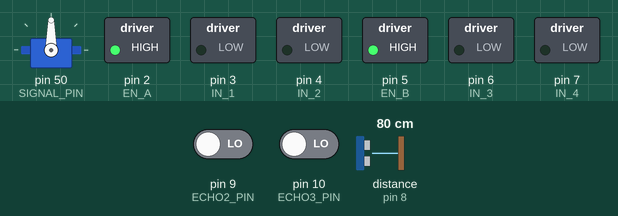
Simulated run of this sketch. Board: Arduino Mega 2560, built with avr-gcc and run on an emulated ATmega2560. Parts: servo, switched loads named in the sketch (green lamp = pin HIGH). The inputs (shaded band) are chosen by the test bench; at power-on: pin 9 (ECHO2_PIN) LOW, pin 10 (ECHO3_PIN) LOW, distance to the obstacle (sensor on pin 8) 80 cm. The echo pulse lasts 58.3 µs per cm; pins used as bus, display or sensor lines are not drawn.

Above: at 0.1 s.
At 4.2 s:
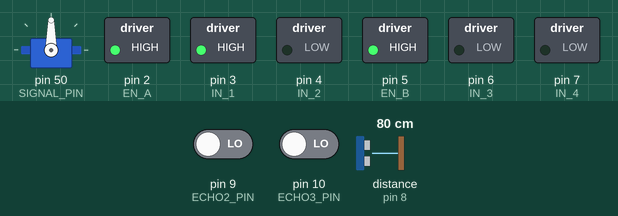
At 6.2 s:
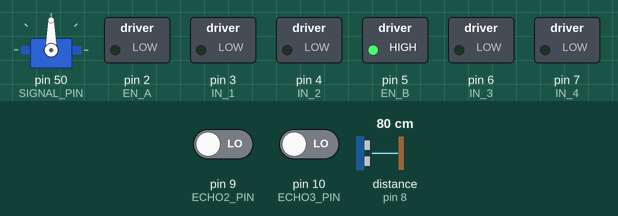
Timing chart, 0 to 7.7 s (numbered marks = the images above):
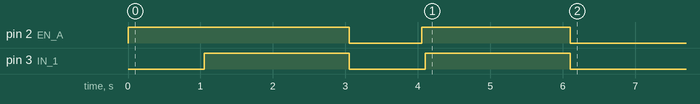

The sketch:

ARM.ino
```cpp
#include "src/Actuator/actuator.h"
#include "src/Ultrasonic/ultrasonic.h"
#include "src/Motor/motor.h"
#include <Servo.h>

  // Ultrasonic Sensor Pins
  const int TRIG1_PIN = 40; //top left from behind actuator
  const int ECHO1_PIN = 8;
  const int TRIG2_PIN = 42; //top right
  const int ECHO2_PIN = 9;
  const int TRIG3_PIN = 44; //bottom left
  const int ECHO3_PIN = 10;
  const int TRIG4_PIN = 46; //bottom right
  const int ECHO4_PIN = 11;
  const int TRIG5_PIN = 48; //winch distance
  const int ECHO5_PIN = 12;

  // Linear Actuator Pins
  const int EN_A = 2;
  const int IN_1 = 3;
  const int IN_2 = 4;
  const int EN_B = 5;
  const int IN_3 = 6;
  const int IN_4 = 7;

  // Motor Pins for Winch
  const int EN_C = 8;
  const int IN_5 = 9;
  const int IN_6 = 10;

  // Servo Pins
  const int SIGNAL_PIN = 50;

  // Objects
  Actuator actuator1(EN_A, IN_1, IN_2); //vertical
  Actuator actuator2(EN_B, IN_3, IN_4); //horizontal
  Ultrasonic sensor1 (TRIG1_PIN,ECHO1_PIN); //top left from behind actuator
  Ultrasonic sensor2 (TRIG2_PIN, ECHO2_PIN); //top right
  Ultrasonic sensor3 (TRIG3_PIN, ECHO3_PIN); //bottom left
  Ultrasonic sensor4 (TRIG4_PIN, ECHO4_PIN); //bottom right
  Ultrasonic sensor5 (TRIG5_PIN, ECHO5_PIN); //winch distance
  Motor motor(EN_C, IN_5, IN_6);
  Servo servo;

  // Variables
  int pos;
  int distance1;
  int distance2;
  int distance3;
  int distance4;
  int distance5;
  const double WINCH_DISTANCE_LEFT; //need to get this value
  const double WINCH_DISTANCE_RIGHT; //need to get this value

void setup() {

  pinMode (TRIG1_PIN, OUTPUT);
  pinMode (ECHO1_PIN, INPUT);
  pinMode (EN_A, OUTPUT);
  pinMode (IN_1, OUTPUT);
  pinMode (IN_2, OUTPUT);
  pinMode (EN_B, OUTPUT);
  pinMode (IN_3, OUTPUT);
  pinMode (IN_4, OUTPUT);
  digitalWrite (IN_1, LOW);
  digitalWrite (IN_2, LOW);
  digitalWrite (IN_3, LOW);
  digitalWrite (IN_4, LOW);
  digitalWrite (EN_A, HIGH);
  digitalWrite (EN_B, HIGH);
  servo.attach(SIGNAL_PIN);
  Serial.begin(9600);
}

void loop() {

  motor.moveRight();
  if(distance5==WINCH_DISTANCE_RIGHT)
  {
    motor.stop();
    actuator1.contract();
    delay(2000);
    actuator1.stop();
  }
  motor.moveLeft();
  if(distance5==WINCH_DISTANCE_LEFT)
  {
    motor.stop();
    actuator1.contract();
    delay(2000);
    actuator1.stop();
  }

  distance1 = sensor1.readDistance();
  distance2 = sensor2.readDistance();
  distance3 = sensor3.readDistance();
  distance4 = sensor4.readDistance();
  distance5 = sensor5.readDistance();

  if(distance2>(distance1*1.5))
  {
    motor.moveRight();
    if(distance1==(distance2+5) && distance1==(distance2-5))
    {
      motor.stop();
    }
    if(distance4>(distance2*1.5))
    {
      actuator1.contract();
    }
    if(distance2>(distance4*1.5))
    {
      actuator1.extend();
    }
    if(distance2==(distance4+5) && distance2==(distance4-5))
    {
      motor.stop();
      actuator2.extend();
      //stops extending after a certain delay
      for (pos = 0; pos<=90; pos++)
      {
        servo.write(pos);
      }
    }
  }
  else if(distance1>(distance2*1.5))
  {
    motor.moveLeft();
    if(distance1==(distance2+5) && distance1==(distance2-5))
    {
      motor.stop();
    }
    if(distance3>(distance1*1.5))
    {
      actuator1.contract();
    }
    if(distance1>(distance3*1.5))
    {
      actuator1.extend();
    }
    if(distance1==(distance3+5) && distance1==(distance3-5))
    {
      motor.stop();
      actuator2.extend();
      //stops extending after a certain delay
      for (pos = 0; pos<=90; pos++)
      {
        servo.write(pos);
      }
    }
  }
}

void reset(){
  for (pos = 90; pos>=0; pos--)
  {
    servo.write(pos);
    actuator2.contract();
  }
  actuator1.contract();
  motor.moveLeft();
  if(distance5==WINCH_DISTANCE_LEFT)
  {
    motor.stop();
  }
}
```

actuator.cpp
```cpp
#include "actuator.h"

Actuator::Actuator (int enablePin, int extendPin, int contractPin)
{
	this->enablePin = enablePin;
	this->extendPin = extendPin;
	this->contractPin = contractPin;
}

void Actuator::contract()
{
	digitalWrite(enablePin, HIGH);
	digitalWrite(contractPin, LOW);
	delay(50);
	digitalWrite(extendPin, HIGH);
}

void Actuator::extend()
{
	digitalWrite(enablePin, HIGH);
	digitalWrite(extendPin, LOW);
	delay(50);
	digitalWrite(contractPin, HIGH);
}

void Actuator::stop()
{
	digitalWrite(enablePin, LOW);
	digitalWrite(extendPin, LOW);
	digitalWrite(contractPin, LOW);
}
```

actuator.h
```cpp
#ifndef ACTUATOR_H_
#define ACTUATOR_H_

#include "Arduino.h"

class Actuator {

	private:
		int enablePin;
		int extendPin;
		int contractPin;

	public:
		Actuator (int, int, int);
		void extend();
		void contract();
		void stop();

};

#endif // ACTUATOR_H_
```

motor.cpp
```cpp
#include "motor.h"

Motor::Motor(int enablePin, int leftPin, int rightPin)
{
	this->enablePin = enablePin;
	this->leftPin = leftPin;
	this->rightPin = rightPin;
}

void Motor::moveLeft()
{
	digitalWrite(enablePin, HIGH);
	digitalWrite(rightPin, LOW);
	delay(1000);
	digitalWrite(leftPin, HIGH);
}

void Motor::moveRight()
{
	digitalWrite(enablePin, HIGH);
	digitalWrite(leftPin, LOW);
	delay(1000);
	digitalWrite(rightPin, HIGH);
}

void Motor::stop()
{
	digitalWrite(enablePin, LOW);
	digitalWrite(leftPin, LOW);
	digitalWrite(rightPin, LOW);
}
```

motor.h
```cpp
#ifndef MOTOR_H_
#define MOTOR_H_

#include "Arduino.h"

class Motor {

	private:
		int enablePin;
		int leftPin;
		int rightPin;

	public:
		Motor (int, int, int);
		void moveLeft();
		void moveRight();
		void stop();

};

#endif // MOTOR_H_
```

ultrasonic.cpp
```cpp
#include "ultrasonic.h"

Ultrasonic::Ultrasonic (int trigPin, int echoPin) {

	this->trigPin = trigPin;
	this->echoPin = echoPin;

}

int Ultrasonic::readDistance() {
	long duration = 0;
	int distance = 0;

	digitalWrite(trigPin, LOW);
	delayMicroseconds(2);

	digitalWrite(trigPin, HIGH);
	delayMicroseconds(10);
	digitalWrite(trigPin, LOW);

	duration = pulseIn(echoPin, HIGH, 100000000);

	distance = duration*0.034/2;

	return distance;
}
```

ultrasonic.h
```cpp
#ifndef ULTRASONIC_H_
#define ULTRASONIC_H_

#include "Arduino.h"

class Ultrasonic {

	private:
		int trigPin;
		int echoPin;

	public:
		Ultrasonic (int, int);
		int readDistance();

};

#endif // ULTRASONIC_H_
```

Measured:
- by itself, pin 2 (EN_A): HIGH → LOW at 3.1 s, → HIGH 1.0 s later, → LOW 2.1 s later
- by itself, pin 3 (IN_1): alternates HIGH for 2.0 s and LOW for 1.1 s, 4 changes in all, then stays LOW
